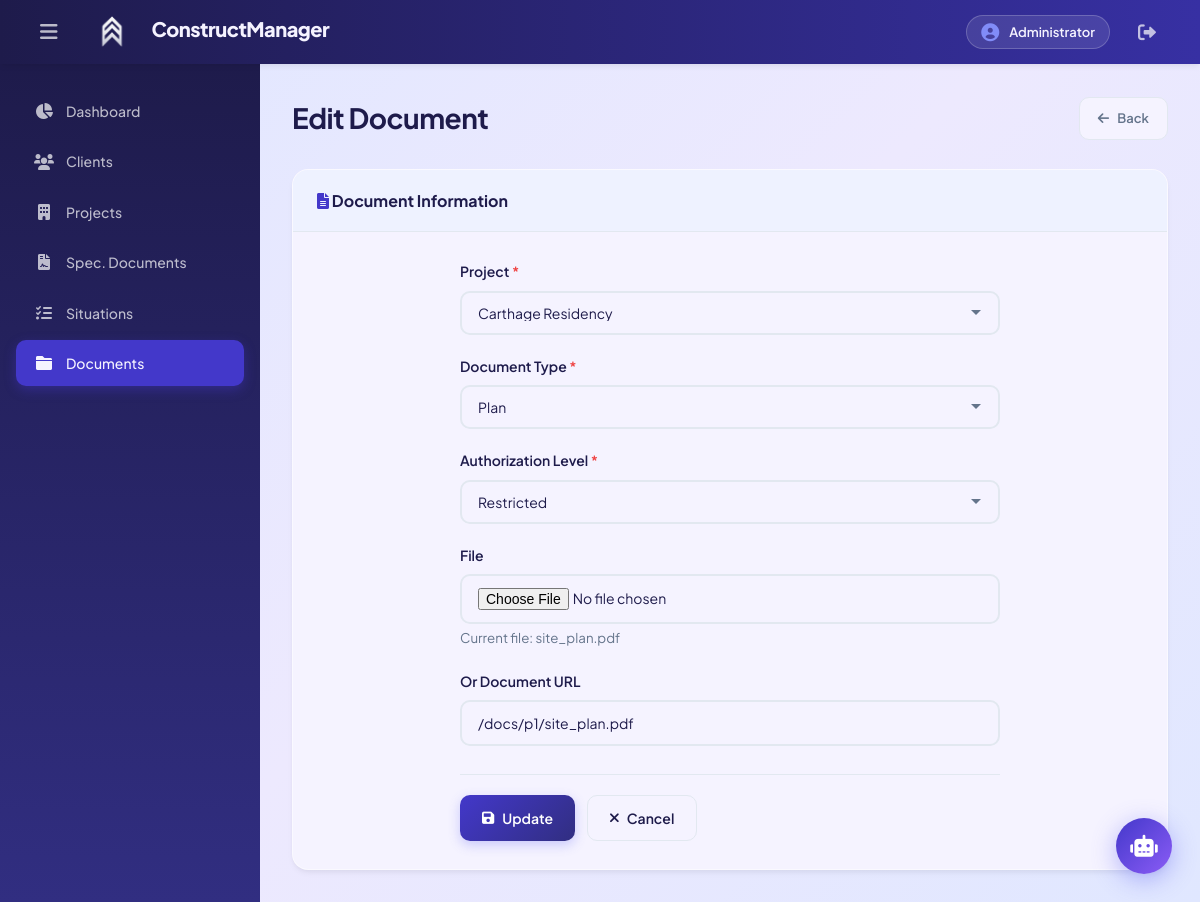
Page /index.php?controller=document&action=edit&id=2 (signed in) on the committed database.
### tables this page shows
CREATE TABLE Document (
    Document_id INT NOT NULL,
    Project_id INT NOT NULL,
    Document_type VARCHAR(20),
    Document_url VARCHAR(255),
    Upload_date DATE,
    Authorization_level VARCHAR(20),
    PRIMARY KEY (Document_id),
    FOREIGN KEY (Project_id) REFERENCES Project(Project_id)
);

CREATE TABLE Project (
    Project_id INT NOT NULL,
    Client_id INT NOT NULL,
    SD_id INT,
    Project_name VARCHAR(20),
    Budget DECIMAL(10,3),
    Project_start_date DATE,
    Project_expected_end_date DATE,
    PRIMARY KEY (Project_id),
    FOREIGN KEY (Client_id) REFERENCES Client(Client_id),
    FOREIGN KEY (SD_id) REFERENCES SD(SD_id)
);

### config/database.php (called while the page is built, shortened)
<?php
class Database {
    private $host = "localhost";
    private $db_name = "construction_management";
    private $username = "root";
    private $password = "";
    public function getConnection() {
        $this->conn = null;
        try {
            $this->conn = new PDO("mysql:host=" . $this->host . ";dbname=" . $this->db_name,
                                  $this->username, $this->password);
            $this->conn->setAttribute(PDO::ATTR_ERRMODE, PDO::ERRMODE_EXCEPTION);
            $this->conn->exec("set names utf8");
        } catch(PDOException $exception) {
            echo "Connection error: " . $exception->getMessage();
        }
        return $this->conn;
    }
}
?>

### models/Document.php (called while the page is built, shortened)
<?php
class Document {
    private $conn;
    private $table_name = "Document";
    public $Document_id;
    public function __construct($db) {
        $this->conn = $db;
    }
    public function readOne() {
        $query = "SELECT * FROM " . $this->table_name . " WHERE Document_id = ? LIMIT 1";
        $stmt = $this->conn->prepare($query);
        $stmt->bindParam(1, $this->Document_id);
        $stmt->execute();
        $row = $stmt->fetch(PDO::FETCH_ASSOC);
        if($row) {
            $this->Project_id = $row['Project_id'];
            $this->Document_type = $row['Document_type'];
            $this->Document_url = $row['Document_url'];
            $this->Authorization_level = $row['Authorization_level'];
            return true;
        }
        return false;
    }
}
?>

### models/Project.php (called while the page is built, shortened)
<?php
class Project {
    private $conn;
    private $table_name = "Project";
    public function __construct($db) {
        $this->conn = $db;
    }
    public function read() {
        $query = "SELECT p.*, c.First_name, c.Last_name, c.Address, s.Version
                  FROM " . $this->table_name . " p
                  LEFT JOIN Client c ON p.Client_id = c.Client_id
                  LEFT JOIN SD s ON p.SD_id = s.SD_id
                  ORDER BY p.Project_start_date DESC";
        $stmt = $this->conn->prepare($query);
        $stmt->execute();
        return $stmt;
    }
}
?>

### views/document-form.php (the view, shortened to what this page needs)
<?php
require_once 'views/layout/header.php';
require_once 'views/layout/sidebar.php';
$is_edit = isset($document) && !empty($document);
$title = $is_edit ? 'Edit Document' : 'New Document';
$action = $is_edit ? 'update&id=' . $document['Document_id'] : 'store';
?>
<div class="page-container">
    <div class="page-header">
        <h2><?php echo $title; ?></h2>
        <a href="index.php?controller=document&action=index" class="btn-back">
            <i class="fas fa-arrow-left"></i> Back
        </a>
    </div>
    <div class="content-card">
        <div class="card-header">
            <h3><i class="fas fa-file-alt text-primary"></i> Document Information</h3>
        </div>
        <div class="form-container">
            <form action="index.php?controller=document&action=<?php echo $action; ?>" method="POST" enctype="multipart/form-data" class="crud-form">
                <div class="form-group">
                    <label for="Project_id">Project <span class="required">*</span></label>
                    <select id="Project_id" name="Project_id" required class="form-control">
                        <?php foreach($projects as $proj): ?>
                        <option value="<?php echo $proj['Project_id']; ?>"
                            <?php echo ($is_edit && $document['Project_id'] == $proj['Project_id']) ? 'selected' : ''; ?>>
                            <?php echo htmlspecialchars($proj['Project_name']); ?>
                        </option>
                        <?php endforeach; ?>
                    </select>
                </div>
                <div class="form-group">
                    <label for="Document_type">Document Type <span class="required">*</span></label>
                    <select id="Document_type" name="Document_type" required class="form-control">
                        <option value="Plan" <?php echo ($is_edit && $document['Document_type'] == 'Plan') ? 'selected' : ''; ?>>Plan</option>
                    </select>
                </div>
                <div class="form-group">
                    <label for="Authorization_level">Authorization Level <span class="required">*</span></label>
                    <select id="Authorization_level" name="Authorization_level" required class="form-control">
                        <option value="Restricted" <?php echo ($is_edit && $document['Authorization_level'] == 'Restricted') ? 'selected' : ''; ?>>Restricted</option>
                    </select>
                </div>
                <div class="form-group">
                    <label for="document_file">File <?php echo $is_edit ? '' : '<span class="required">*</span>'; ?></label>
                    <input type="file" id="document_file" name="document_file"
                           <?php echo $is_edit ? '' : 'required'; ?> class="form-control" accept=".pdf,.doc,.docx,.xls,.xlsx,.jpg,.png">
                    <?php if($is_edit && $document['Document_url']): ?>
                    <small class="text-muted">Current file: <?php echo basename($document['Document_url']); ?></small>
                    <?php endif; ?>
                </div>
                <div class="form-group">
                    <label for="Document_url">Or Document URL</label>
                    <input type="text" id="Document_url" name="Document_url"
                           value="<?php echo $is_edit ? htmlspecialchars($document['Document_url']) : ''; ?>"
                           class="form-control" placeholder="/docs/document.pdf">
                </div>
                <div class="form-actions">
                    <button type="submit" class="btn btn-primary">
                        <i class="fas fa-save"></i> <?php echo $is_edit ? 'Update' : 'Save'; ?>
                    </button>
                    <a href="index.php?controller=document&action=index" class="btn btn-secondary">
                        <i class="fas fa-times"></i> Cancel
                    </a>
                </div>
            </form>
        </div>
    </div>
</div>
<?php require_once 'views/layout/footer.php'; ?>

### assets/css/style.css (style rules this page uses)
:root { --primary: #4338ca; --primary-dark: #312e81; --primary-light: #c7d2fe; --secondary: #6366f1; --accent: #06b6d4; --success: #10b981; --warning: #f59e0b; --danger: #ef4444; --info: #0ea5e9; --dark: #1e1b4b; --dark-secondary: #312e81; --dark-tertiary: #3730a3; --gray: #64748b; --gray-light: #94a3b8; --gray-lighter: #e2e8f0; --light: #eef2ff; --white: #f5f3ff; --glass: rgba(239, 238, 255, 0.9); --glass-dark: rgba(30, 27, 75, 0.95); --sidebar-width: 260px; --header-height: 64px; --radius: 16px; --radius-sm: 10px; --shadow: 0 4px 6px -1px rgba(0, 0, 0, 0.05), 0 2px 4px -1px rgba(0, 0, 0, 0.03); --shadow-lg: 0 20px 25px -5px rgba(0, 0, 0, 0.1), 0 10px 10px -5px rgba(0, 0, 0, 0.04); --transition: all 0.3s cubic-bezier(0.4, 0, 0.2, 1); }
* { margin: 0; padding: 0; box-sizing: border-box; }
body { font-family: 'Plus Jakarta Sans', sans-serif; background: linear-gradient(135deg, #e0e7ff 0%, #ede9fe 50%, #e0e7ff 100%); color: var(--dark); line-height: 1.6; -webkit-font-smoothing: antialiased; }
.dashboard-container, .page-container { max-width: 1400px; margin: 0 auto; }
.page-header { display: flex; align-items: center; justify-content: space-between; margin-bottom: 28px; }
.page-header h2 { font-size: 28px; font-weight: 700; color: var(--dark); letter-spacing: -0.5px; }
.content-card, .detail-card { background: var(--white); border-radius: var(--radius); box-shadow: var(--shadow); overflow: hidden; border: 1px solid rgba(255,255,255,0.5); }
.card-header { padding: 18px 24px; border-bottom: 1px solid var(--gray-lighter); background: var(--light); }
.card-header h3 { color: var(--dark); font-size: 16px; font-weight: 700; }
.btn { padding: 11px 22px; border: none; border-radius: 10px; font-size: 14px; font-weight: 600; cursor: pointer; transition: var(--transition); display: inline-flex; align-items: center; gap: 8px; text-decoration: none; font-family: 'Plus Jakarta Sans', sans-serif; }
.btn-primary { background: linear-gradient(135deg, var(--primary), var(--primary-dark)); color: white; box-shadow: 0 4px 12px rgba(99, 102, 241, 0.3); }
.btn-secondary { background: var(--white); color: var(--dark); border: 1px solid var(--gray-lighter); }
.btn-back { display: inline-flex; align-items: center; gap: 8px; padding: 10px 18px; background: var(--white); color: var(--gray); text-decoration: none; border-radius: 10px; font-weight: 600; border: 1px solid var(--gray-lighter); font-size: 13px; }
.form-container { padding: 28px; }
.crud-form { max-width: 540px; margin: 0 auto; }
.form-group { margin-bottom: 20px; }
.form-group label { display: block; margin-bottom: 8px; font-weight: 600; color: var(--dark); font-size: 14px; }
.required { color: var(--danger); }
.form-control { width: 100%; padding: 12px 16px; border: 2px solid var(--gray-lighter); border-radius: 10px; font-size: 14px; transition: var(--transition); font-family: 'Plus Jakarta Sans', sans-serif; background: var(--white); color: var(--dark); }
.form-control::placeholder { color: var(--gray-light); }
select.form-control { cursor: pointer; appearance: none; background-repeat: no-repeat; background-position: right 16px center; padding-right: 40px; }
.form-actions { display: flex; gap: 12px; margin-top: 28px; padding-top: 20px; border-top: 1px solid var(--gray-lighter); }
.text-muted { color: var(--gray); }
.text-primary { color: var(--primary); }
:root { --sidebar-collapsed-width: 64px; }

### rows in the picture
document: Project_id "Carthage Residency", Document_type "Plan", Authorization_level "Restricted", Document_url "site_plan.pdf", Document_url "/docs/p1/site_plan.pdf"

### other values in the picture
$title "Edit Document"
